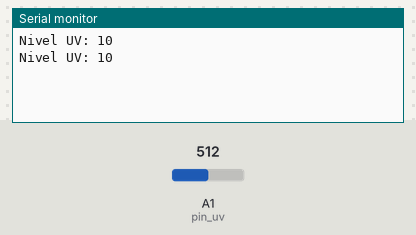
Recording of a sketch running on a simulated Arduino Uno, built with avr-gcc and run on an emulated ATmega328P. On the bench: the last lines printed to the serial monitor. The test bench sets the inputs (shaded band); at power-on: A1 (pin_uv) = 512.

Above: at 2.8 s.
2.9 s: A1 (pin_uv) set to 716
At 4.4 s:
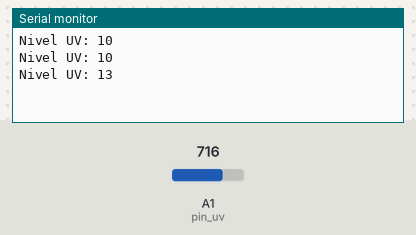
5.6 s: A1 (pin_uv) set to 900
At 7.1 s:
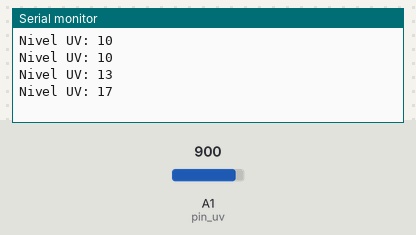
Timing chart, 0 to 8.6 s (numbered marks = the images above; inputs shaded):
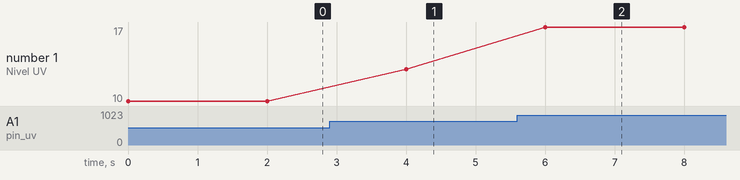

Measured:
- after the input at 2.9 s, the serial monitor: prints a new line after 1.1 s (image 1)
- after the input at 5.6 s, the serial monitor: prints a new line after 0.40 s (image 2)
- plotted number 1: 10 → 13 after the input at 2.9 s, 13 → 17 after the input at 5.6 s

The sketch:

Medir_UV.ino
```cpp
/*

  Medição dos raios UV do sol usando o sensor GUVA-S12SD

*/

// Definindo variaveis

  const int pin_uv = A1; // Define o sensor no pino A1
  int valor_uv; // Cria a variavel
  int inten_uv; // Cria a variavel

void setup() {

  Serial.begin(9600); // Inicia a comunicação serial
  pinMode(pin_uv, INPUT); // Coloca o sensor como entrada

}

void loop() {

  valor_uv = analogRead(pin_uv); // Ler o sensor e armazena na variavel
  inten_uv = map(valor_uv, 0, 1023, 0, 20); // Converter a leitura do sensor para o padrão de medição da OMS

  Serial.print("Nivel UV: "); // Imprime a frase "Nivel UV: "
  Serial.println(inten_uv); // Imprime o valor convertido
  delay(2000); // Aguarda 2 segundos

}

// FIM!
```
